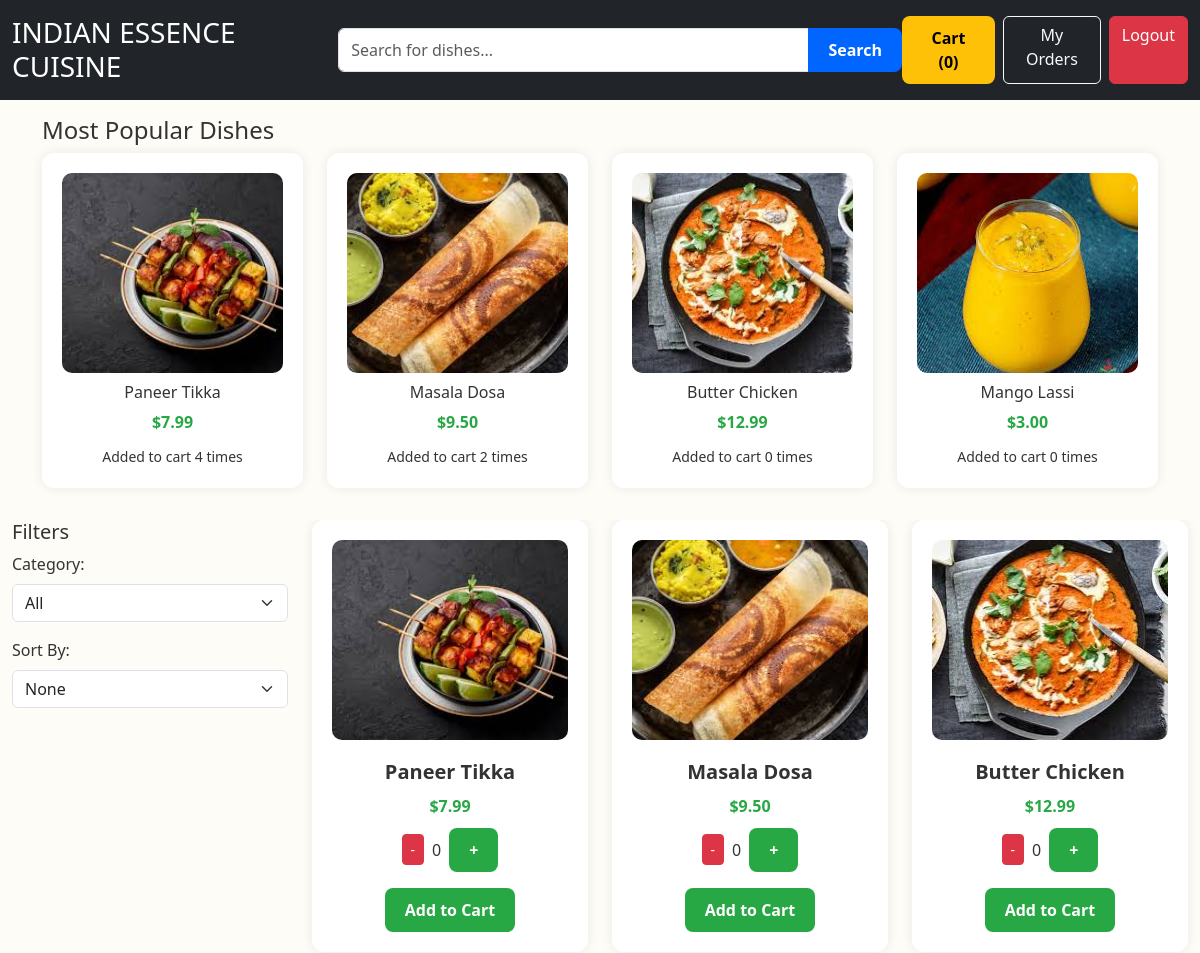
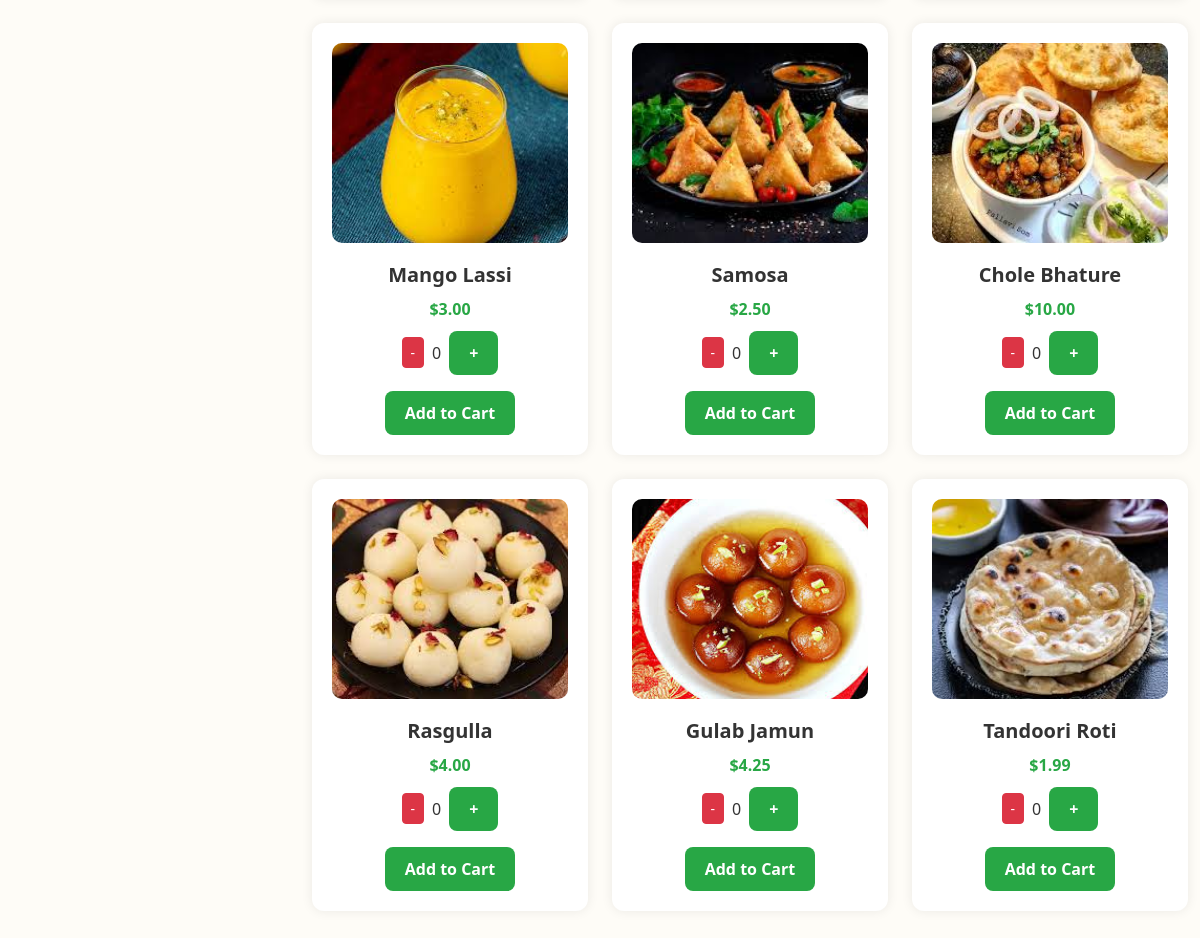
Screenshot of / (signed in) with the database file from the repository (2 pictures, top to bottom).
### ecommerce_app/models.py (models this page shows, shortened)
class Product(models.Model):
    CATEGORY_CHOICES = [
        ('starters', 'Starters'),
        ('main_course', 'Main Course'),
        ('desserts', 'Desserts'),
        ('beverages', 'Beverages'),
    ]
    name = models.CharField(max_length=100)
    category = models.CharField(max_length=50, choices=CATEGORY_CHOICES)
    price = models.DecimalField(max_digits=10, decimal_places=2)
    image_name = models.CharField(max_length=100)  # This should match the image filename in static/images/
    times_added_to_cart = models.PositiveIntegerField(default=0)

### ecommerce_app/views.py (the view)
# urls.py: path("", views.product, name="product"),
@login_required
def product(request):
    q = request.GET.get("q", "").strip()
    category = request.GET.get("category", "").strip()
    products_qs = Product.objects.all()
    if q:
        products_qs = products_qs.filter(name__icontains=q)
    if category:
        products_qs = products_qs.filter(category=category)
    paginator = Paginator(products_qs, 9)  # 9 products per page
    page_number = request.GET.get("page")
    page_obj = paginator.get_page(page_number)
    cart_items, total_quantity, total_price = build_cart_context(request)
    context = {
        "products": page_obj.object_list,   # for your existing loop
        "page_obj": page_obj,               # for pagination controls
        "q": q,
        "selected_category": category,
        "total_cart_quantity": total_quantity,
        "cart_count": total_quantity,
        "cart_total": total_price,
    }
    popular_products = Product.objects.order_by("-times_added_to_cart")[:4]
    context = {
        "products": page_obj.object_list,
        "page_obj": page_obj,
        "q": q,
        "selected_category": category,
        "total_cart_quantity": total_quantity,
        "cart_count": total_quantity,
        "cart_total": total_price,
        "popular_products": popular_products,
    }
    return render(request, "Product.html", context)

### ecommerce_app/views.py (called while the page is built, shortened)
def build_cart_context(request):
    cart = request.session.get("cart", [])
    cart_items = []
    total_quantity = 0
    total_price = Decimal("0.00")
    return cart_items, total_quantity, total_price

### ecommerce_app/templates/Product.html (shortened to what this page needs)
<!DOCTYPE html>
<html lang="en">
<head>
  {% load static %}
  <link
    href="https://cdn.jsdelivr.net/npm/bootstrap@5.3.0-alpha1/dist/css/bootstrap.min.css"
    rel="stylesheet"
  />
  <link rel="stylesheet" href="{% static 'style.css' %}">
</head>
<body onload="filterProducts()">
  <div class="container-fluid bg-dark text-white py-3 sticky-header">
    <div class="d-flex justify-content-between align-items-center">
      <h1 class="h3 mb-0">INDIAN ESSENCE CUISINE</h1>
      <div class="input-group w-50">
        <input
          type="text"
          id="searchBar"
          class="form-control"
          placeholder="Search for dishes..."
        />
        <button class="btn btn-primary" onclick="searchProducts()">Search</button>
      </div>
      <div class="d-flex gap-2">
        <a href="{% url 'ecommerce_app:cartDetails' %}" class="btn btn-warning" id="cartButton">
          Cart ({{ total_cart_quantity }})
        </a>
        <a href="{% url 'ecommerce_app:my_orders' %}" class="btn btn-outline-light">
          My Orders
        </a>
        <a href="{% url 'ecommerce_app:logmeout' %}" class="btn btn-danger" id="logoutButton">
          Logout
        </a>
      </div>
    </div>
  </div>
  {% if popular_products %}
  <div class="container mt-3">
    <h4>Most Popular Dishes</h4>
    <div class="row">
      {% for p in popular_products %}
      <div class="col-md-3 mb-3">
        <div class="product">
          <img src="{% static 'images/' %}{{ p.image_name }}" alt="{{ p.name }}" class="img-fluid" />
          <h6>{{ p.name }}</h6>
          <div class="price">${{ p.price }}</div>
          <small>Added to cart {{ p.times_added_to_cart }} times</small>
        </div>
      </div>
      {% endfor %}
    </div>
  </div>
{% endif %}
  <div class="container-fluid mt-3">
    <div class="row">
      <div class="col-md-3 sticky-sidebar">
        <h5>Filters</h5>
        <div class="mb-3">
          <label for="categoryFilter" class="form-label">Category:</label>
          <select id="categoryFilter" class="form-select" onchange="filterProducts()">
            <option value="all">All</option>
          </select>
        </div>
        <div class="mb-3">
          <label for="sortFilter" class="form-label">Sort By:</label>
          <select id="sortFilter" class="form-select" onchange="filterProducts()">
            <option value="none">None</option>
          </select>
        </div>
      </div>
      <div class="col-md-9" style="max-height: calc(100vh - 80px); overflow-y: auto;">
        <div class="row" id="productListing">
          {% for product in products %}
          <div class="col-md-4 mb-4 product-card-wrapper">
            <div class="product" data-category="{{ product.category }}" data-product-id="{{ product.id }}">
              <img src="{% static 'images/' %}{{ product.image_name }}" alt="{{ product.name }}" class="img-fluid" />
              <h5>{{ product.name }}</h5>
              <div class="price">${{ product.price }}</div>
              <div class="d-flex justify-content-center align-items-center">
                <button class="btn btn-danger btn-sm me-2"
                        data-product-id="{{ product.id }}"
                        onclick="changeQuantityFromButton(this, -1)">-</button>
                <span id="quantity-{{ product.id }}">0</span>
                <button class="btn btn-success btn-sm ms-2"
                        data-product-id="{{ product.id }}"
                        onclick="changeQuantityFromButton(this, 1)">+</button>
              </div>
              <div class="d-flex justify-content-center align-items-center mt-3">
                <form method="POST" action="{% url 'ecommerce_app:add_to_cart' %}">
                  <button type="submit" class="btn btn-success btn-sm">Add to Cart</button>
                </form>
              </div>
            </div>
          </div>
          {% endfor %}
        </div>
      </div>
    </div>
  </div>
</body>
</html>

### ecommerce_app/static/style.css (style rules this page uses)
body { font-family: 'Segoe UI', sans-serif; background-color: #fefcf7; color: #333; margin: 0; padding: 0; }
.btn-primary, .btn-success, .btn-warning { border-radius: 8px; padding: 10px 20px; font-weight: 600; font-size: 1rem; }
.btn-primary { background-color: #0066ff; border: none; }
.btn-success { background-color: #28a745; border: none; }
.btn-warning { background-color: #ffc107; color: #000; border: none; }
.product { padding: 20px; border-radius: 12px; background-color: #ffffff; box-shadow: 0 0 12px rgba(0, 0, 0, 0.08); text-align: center; }
.product img { border-radius: 10px; margin-bottom: 10px; height: 200px; object-fit: cover; width: 100%; }
.product h5 { font-weight: 600; margin: 10px 0; }
.price { font-weight: bold; color: #28a745; margin-bottom: 10px; }

### ecommerce_app/templates/Product.html (style rules this page uses)
body { overflow-x: hidden; }
.sticky-header { position: sticky; top: 0; z-index: 1050; }
.sticky-sidebar { position: sticky; top: 80px; height: calc(100vh - 80px); overflow-y: auto; }

### rows the page displays
Product: image_name (picture), name "Paneer Tikka", price "7.99", times_added_to_cart "4"
Product: image_name (picture), name "Masala Dosa", price "9.50", times_added_to_cart "2"
Product: image_name (picture), name "Butter Chicken", price "12.99", times_added_to_cart "0"
Product: image_name (picture), name "Mango Lassi", price "3.00", times_added_to_cart "0"
Product: image_name (picture), name "Samosa", price "2.50"
Product: image_name (picture), name "Chole Bhature", price "10.00"
Product: image_name (picture), name "Rasgulla", price "4.00"
Product: image_name (picture), name "Gulab Jamun", price "4.25"
Product: image_name (picture), name "Tandoori Roti", price "1.99"

### other values shown
{{ total_cart_quantity }} "0"
